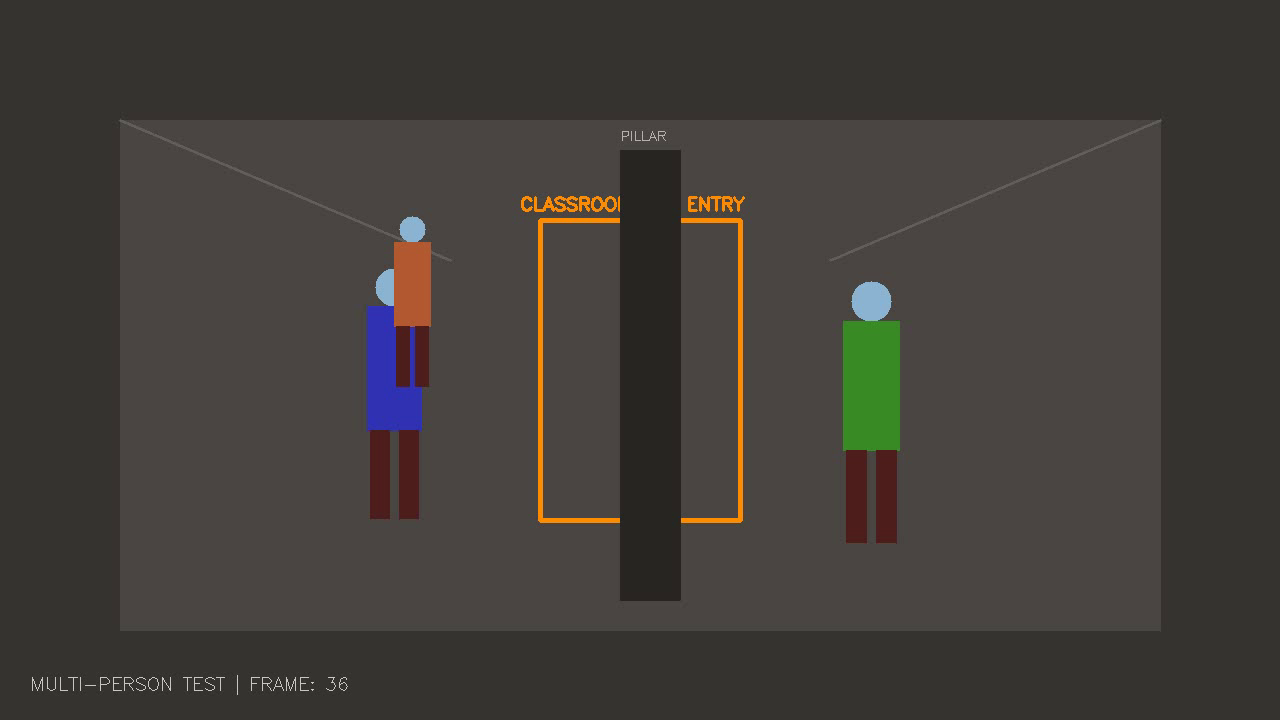
#> input picture frame 36 of ai-service/data/videos/multi_person_test.mp4, 1280 x 720 px, given in place of the camera
$ python test_face_detector.py
#> lines starting #> are read from the running program, lines starting #| are printed output that depends on the picture; after the words box and inside, x2 and y2 are one past the last pixel; in counts of white or black regions, pixels touching at a corner belong together
### ai-service/app/face/detector.py
"""High-speed CPU Face Detector supporting OpenCV Haar Cascades and DNN SSD."""
import cv2
import numpy as np
from typing import List, Tuple
from dataclasses import dataclass

@dataclass
class FaceDetection:
    bbox: Tuple[int, int, int, int]  # (x1, y1, x2, y2)
    confidence: float
    crop: np.ndarray

class FaceDetector:
    def __init__(self, min_size: Tuple[int, int] = (35, 35)):
#> in main, frame is the input picture: shape (720, 1280, 3); mean B, G, R 57.1, 61.4, 65.6
        self.min_size = min_size
        frontal_path = cv2.data.haarcascades + "haarcascade_frontalface_default.xml"
        profile_path = cv2.data.haarcascades + "haarcascade_profileface.xml"
        self.face_cascade = cv2.CascadeClassifier(frontal_path)
        self.profile_cascade = cv2.CascadeClassifier(profile_path)
        if self.face_cascade.empty():
            raise RuntimeError("Failed to load OpenCV face cascade classifier.")

    def detect_in_frame(self, frame: np.ndarray) -> List[FaceDetection]:
        """Detects all faces in a frame across frontal and turned/profile angles."""
        if frame is None or frame.size == 0:
            return []

        gray = cv2.cvtColor(frame, cv2.COLOR_BGR2GRAY)
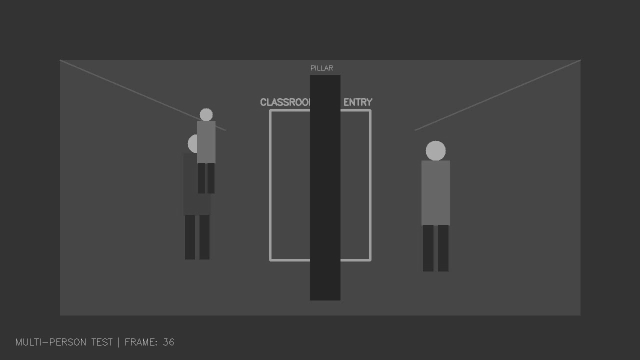
#> gray: shape (720, 1280) (shown at 1/2 size); min 29, max 207, mean 62
        h, w = frame.shape[:2]

        # 1. Frontal faces
        faces = list(self.face_cascade.detectMultiScale(
            gray,
            scaleFactor=1.1,
            minNeighbors=4,
            minSize=self.min_size,
            flags=cv2.CASCADE_SCALE_IMAGE
        ))
#> faces = []

        # 2. If no frontal face, try left and right profiles
        if len(faces) == 0 and not self.profile_cascade.empty():
            # Left profile
            prof_left = self.profile_cascade.detectMultiScale(
                gray, scaleFactor=1.1, minNeighbors=4, minSize=self.min_size
            )
#> prof_left = ()
            for box in prof_left:
                faces.append(box)
#> this loop made 0 passes

            # Right profile (flipped image)
            flipped = cv2.flip(gray, 1)
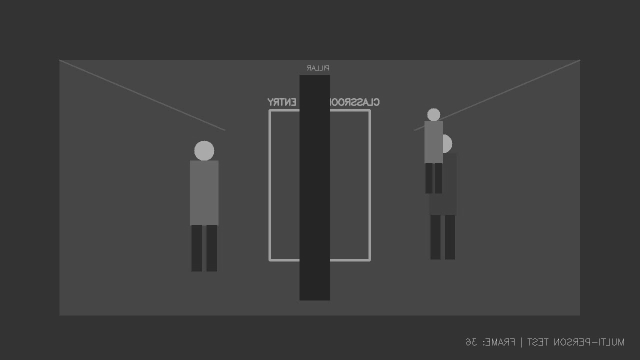
#> flipped: shape (720, 1280) (shown at 1/2 size); min 29, max 207, mean 62
            prof_right = self.profile_cascade.detectMultiScale(
                flipped, scaleFactor=1.1, minNeighbors=4, minSize=self.min_size
            )
#> prof_right = ()
            for (x, y, fw, fh) in prof_right:
                rx = w - (x + fw)
                faces.append((rx, y, fw, fh))

        results = []
        for (x, y, fw, fh) in faces:
            x1, y1 = max(0, x), max(0, y)
            x2, y2 = min(w, x + fw), min(h, y + fh)
            if x2 > x1 and y2 > y1:
                crop = frame[y1:y2, x1:x2]
                results.append(FaceDetection(
                    bbox=(x1, y1, x2, y2),
                    confidence=0.92,
                    crop=crop
                ))
#> after the loop, results = []
        return results

    # [32 lines left out: function detect_in_person_crop, not called in this run]

### scripts/test_face_detector.py
"""Step 5 Standalone Test: Face Detection on Webcam or Video without recognition."""
import cv2
import time
import argparse
import sys
import os

sys.path.insert(0, os.path.abspath("ai-service"))
from app.face.detector import FaceDetector

def main():
    parser = argparse.ArgumentParser(description="Standalone Face Detection Test")
    parser.add_argument("--source", type=str, default="0", help="Camera index or video path")
    args = parser.parse_args()

    src = int(args.source) if args.source.isdigit() else args.source
    cap = cv2.VideoCapture(src)
    if not cap.isOpened():
        print(f"[ERROR] Could not open video source: {src}")
        return

    detector = FaceDetector()
    print("Running Face Detection... Press 'q' or ESC to exit.")

    frame_count = 0
    start = time.perf_counter()

    while True:
        ret, frame = cap.read()
        if not ret:
            break

        frame_count += 1
        faces = detector.detect_in_frame(frame)
#> faces = []

        for f in faces:
            x1, y1, x2, y2 = f.bbox
            cv2.rectangle(frame, (x1, y1), (x2, y2), (0, 255, 120), 2)
            w, h = x2 - x1, y2 - y1
            cv2.putText(
                frame,
                f"FACE: {w}x{h} | Conf: {f.confidence:.2f}",
                (x1, max(y1 - 10, 25)),
                cv2.FONT_HERSHEY_SIMPLEX,
                0.55,
                (0, 255, 120),
                2
            )

        elapsed = time.perf_counter() - start
        fps = frame_count / elapsed if elapsed > 0 else 0

        # Info Box
        cv2.rectangle(frame, (15, 15), (320, 110), (20, 20, 24), -1)
#> frame: shape (720, 1280, 3); 3.19% of pixels changed, all inside (x1, y1, x2, y2) = (15, 15, 321, 111)
        cv2.putText(frame, "FACE DETECTION TEST", (25, 40), cv2.FONT_HERSHEY_SIMPLEX, 0.6, (0, 220, 255), 2)
        cv2.putText(frame, f"FPS       : {fps:.1f}", (25, 65), cv2.FONT_HERSHEY_SIMPLEX, 0.5, (255, 255, 255), 1)
#> frame: shape (720, 1280, 3); mean B, G, R 56.2, 60.8, 65.1
        cv2.putText(frame, f"FACES SEEN: {len(faces)}", (25, 90), cv2.FONT_HERSHEY_SIMPLEX, 0.5, (0, 255, 120), 2)
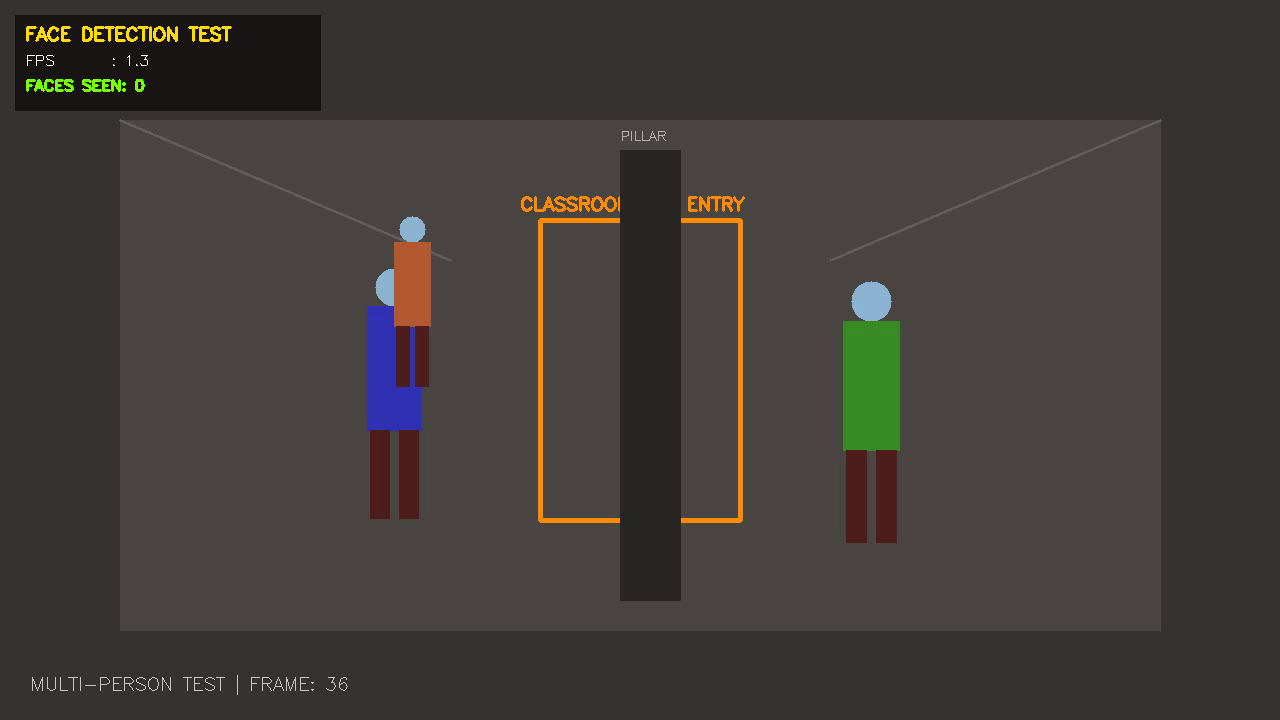
#> frame: shape (720, 1280, 3); mean B, G, R 56.2, 61, 65.2

        cv2.imshow("Face Detection Standalone", frame)
        key = cv2.waitKey(1) & 0xFF
#> (key q is pressed here)
        if key == ord('q') or key == 27:
            break

    cap.release()
    cv2.destroyAllWindows()

if __name__ == "__main__":
    main()

$ run again, starting later in the video
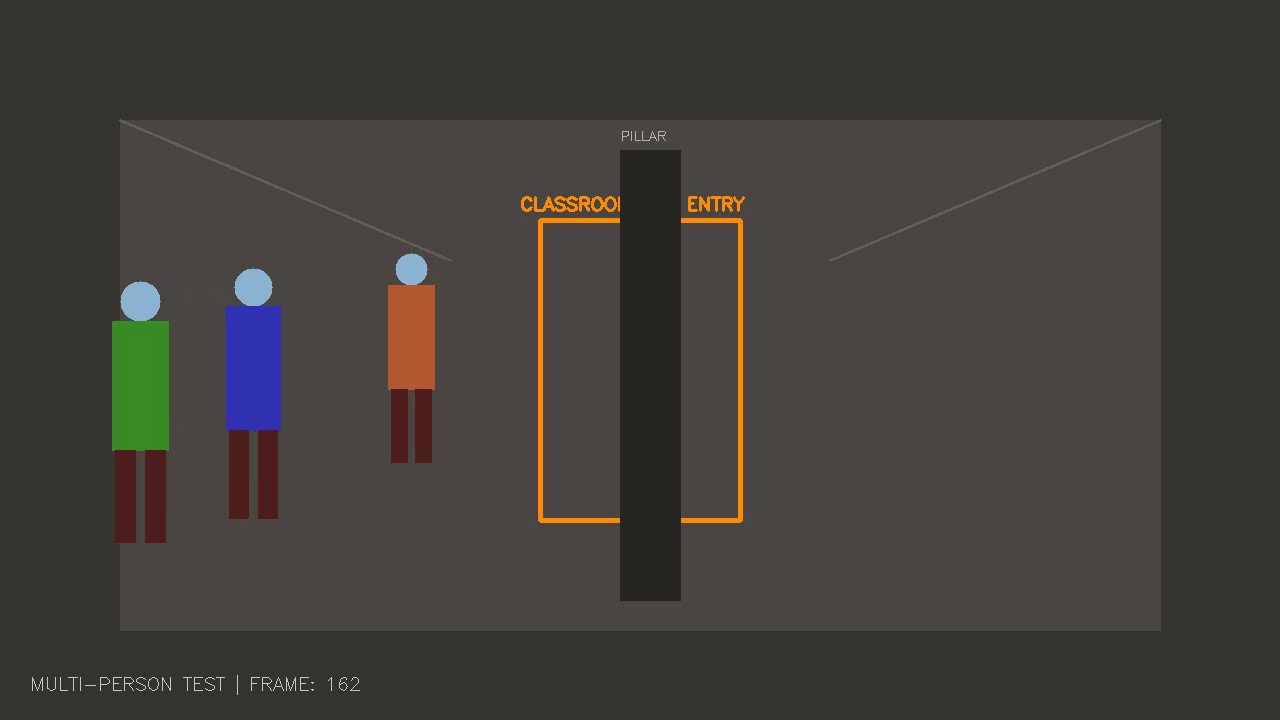
#> input picture frame 162 of ai-service/data/videos/multi_person_test.mp4, 1280 x 720 px, given in place of the camera
#> in main, frame is the input picture: shape (720, 1280, 3); mean B, G, R 57.4, 61.5, 65.9
#> in detect_in_frame, `faces = list(self.face_cascade.detectMultiScale( gray, scaleFactor=1.1..`: faces = []
#> prof_left = ()
#> in detect_in_frame, `flipped = cv2.flip(gray, 1)`:
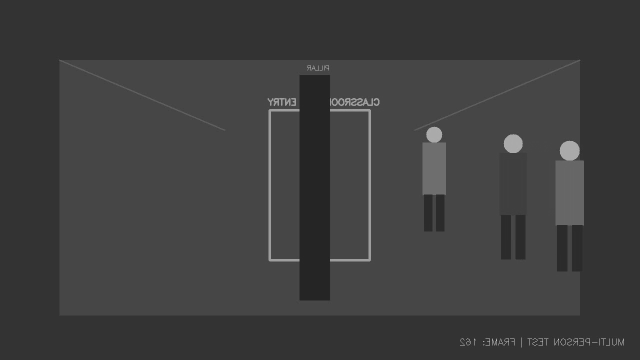
#> flipped: shape (720, 1280) (shown at 1/2 size); min 29, max 207, mean 62.2
#> after the loop in detect_in_frame, `for (x, y, fw, fh) in faces:`: results = []
#> in main, `cv2.putText(frame, f"FACES SEEN: {len(faces)}", (25, 90), cv2.FONT_HER..`:
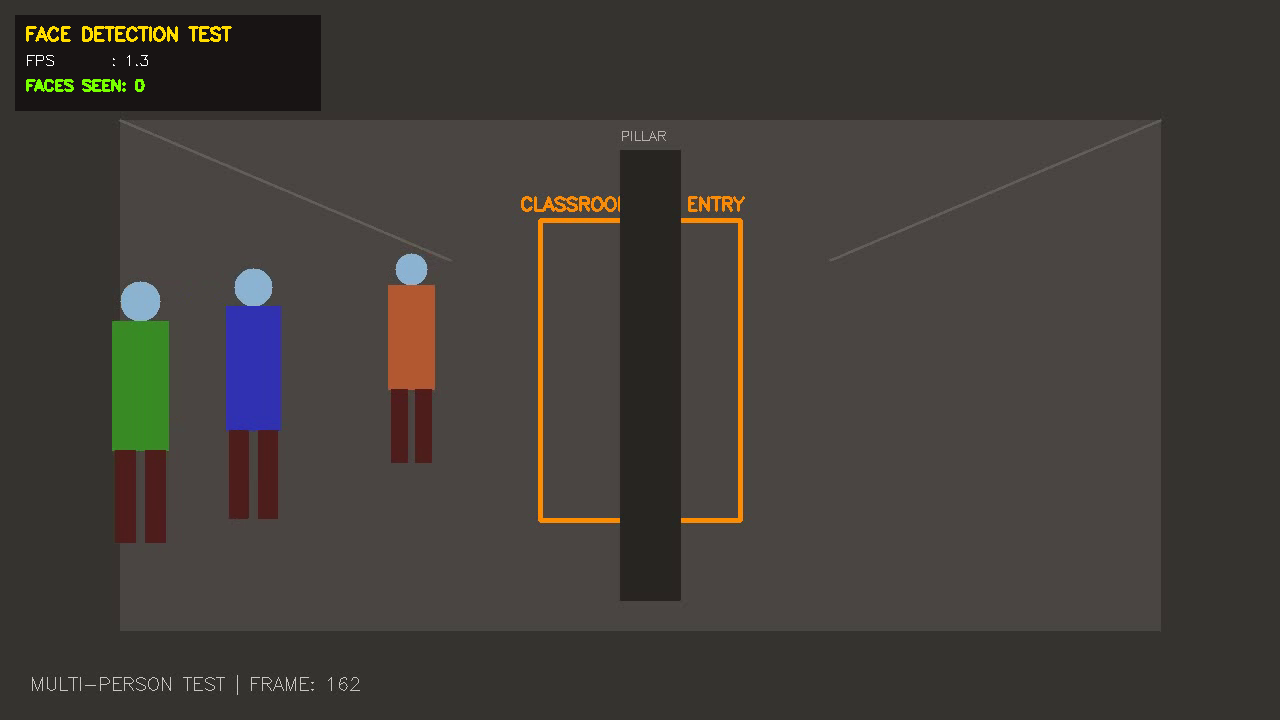
#> frame: shape (720, 1280, 3); mean B, G, R 56.5, 61.1, 65.5

$ run again, starting later in the video
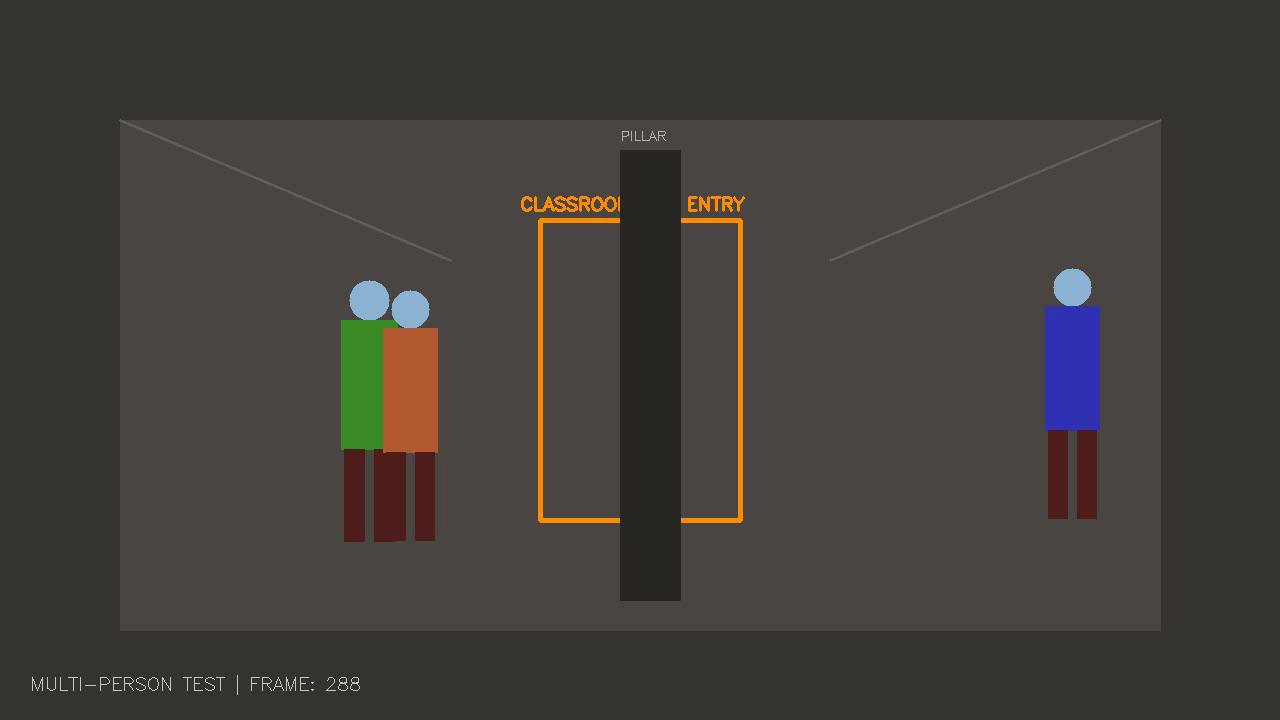
#> input picture frame 288 of ai-service/data/videos/multi_person_test.mp4, 1280 x 720 px, given in place of the camera
#> in main, frame is the input picture: shape (720, 1280, 3); mean B, G, R 57.4, 61.4, 66.1
#> in detect_in_frame, `faces = list(self.face_cascade.detectMultiScale( gray, scaleFactor=1.1..`: faces = []
#> prof_left = ()
#> in detect_in_frame, `flipped = cv2.flip(gray, 1)`:
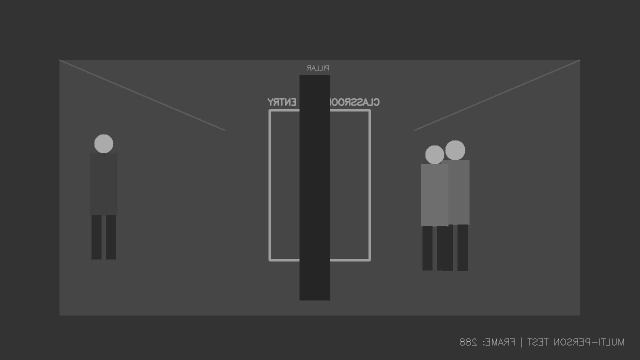
#> flipped: shape (720, 1280) (shown at 1/2 size); min 29, max 207, mean 62.2
#> after the loop in detect_in_frame, `for (x, y, fw, fh) in faces:`: results = []
#> in main, `cv2.putText(frame, f"FACES SEEN: {len(faces)}", (25, 90), cv2.FONT_HER..`:
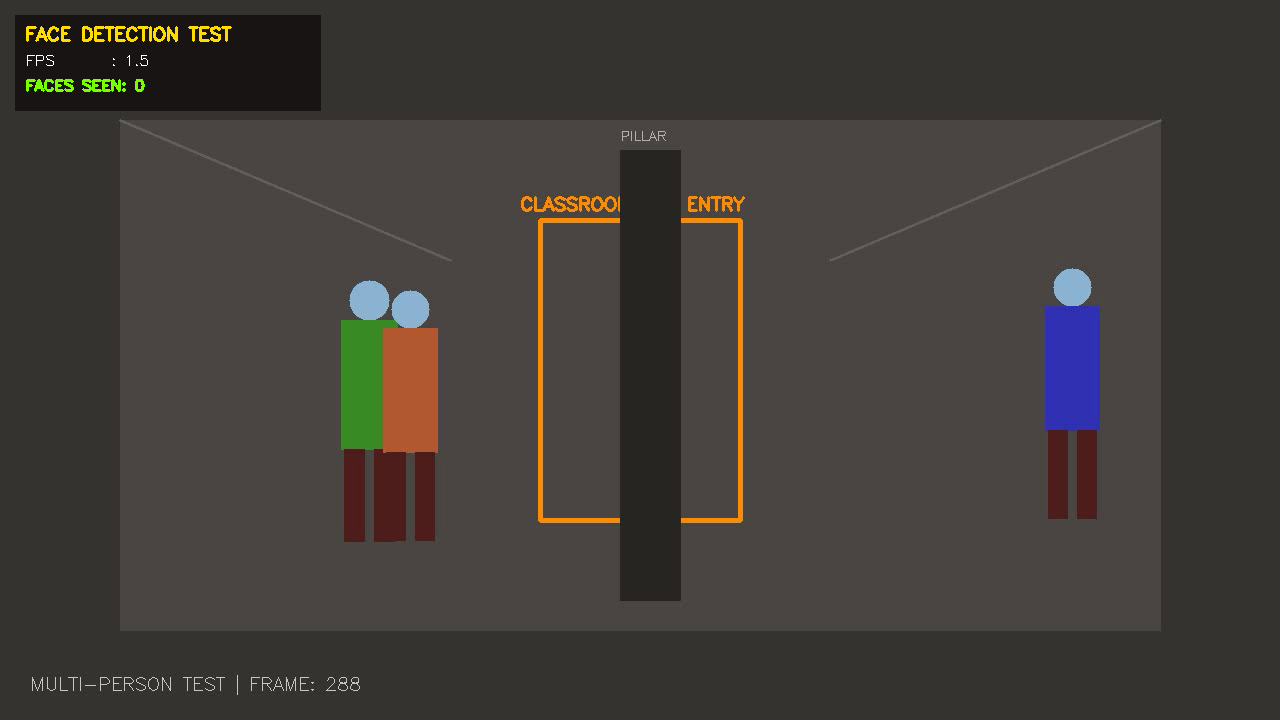
#> frame: shape (720, 1280, 3); mean B, G, R 56.5, 61, 65.7
